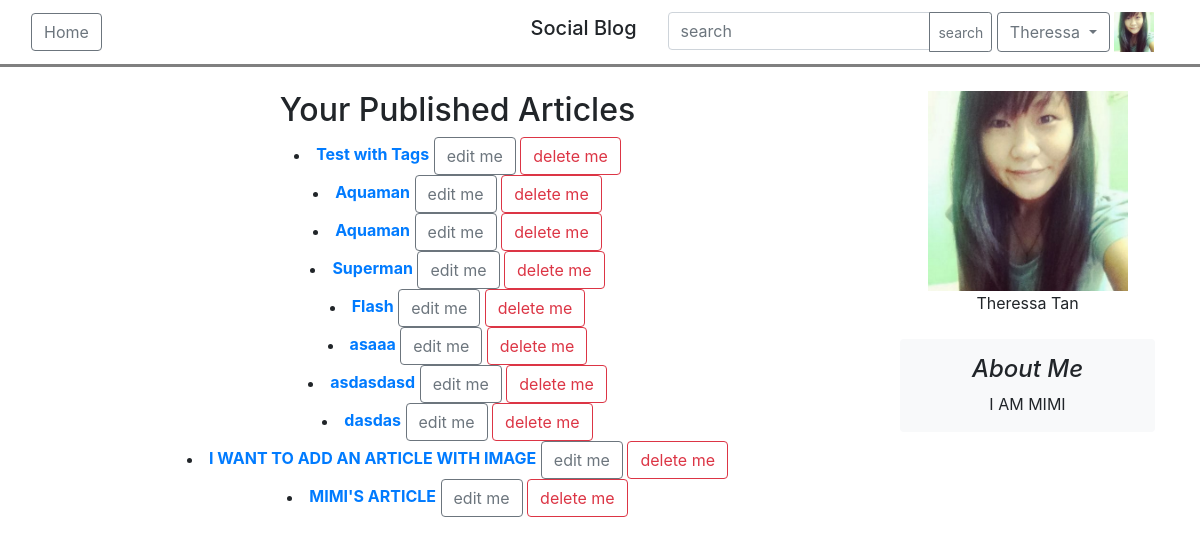
Page /article/15 (signed in) on the earlier database version.
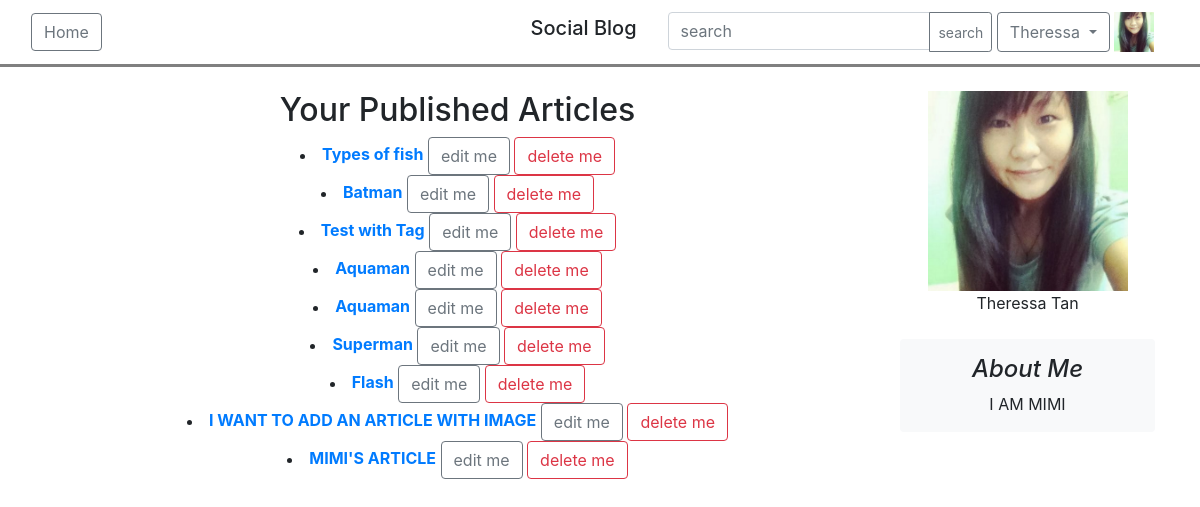
Same page on the later database version.
### users/models.py (models this page shows, shortened)
class User(AbstractBaseUser, PermissionsMixin):
    email = models.EmailField(('email address'), unique=True)
    firstname = models.CharField(('first name'), max_length=30, blank=True)
    lastname = models.CharField(('last name'), max_length=30, blank=True)
    about_me = models.TextField(('about me'), blank=True)
    date_joined = models.DateTimeField(('date joined'), auto_now_add=True)
    is_active = models.BooleanField(('active'), default=True)
    is_staff = models.BooleanField(('staff'), default=False)
    is_superuser = models.BooleanField(('superuser'), default=False)
    avatar = models.ImageField(upload_to='avatars/', null=True, blank=True, default='avatars/default.png')
    objects = UserManager()
    USERNAME_FIELD = 'email'
    REQUIRED_FIELDS = []
    class Meta:
        verbose_name = ('user')
        verbose_name_plural = ('users')
    def get_full_name(self):
        full_name = '%s %s' % (self.firstname, self.lastname)
        return full_name.strip()

### blog/models.py (models this page shows, shortened)
class Article(models.Model):
    title =  models.CharField(max_length = 200)
    description = models.TextField(null=True, blank=True)
    owner = models.ForeignKey(settings.AUTH_USER_MODEL, on_delete=models.CASCADE)
    date_published = models.DateTimeField(auto_now_add = True)
    date_modified = models.DateTimeField(auto_now = True)
    article_image = models.ImageField(upload_to='articleImage/', null=True, blank=True)
    is_featured = models.BooleanField(default=False)
    tags = TaggableManager(blank=True)

### blog/views.py (the view)
# urls.py: path('article/<int:user_id>', views.user_articles, name = "userarticle"),
def user_articles(request, user_id):
    user = User.objects.get(pk=user_id)
    form = Article.objects.filter(owner=user_id).order_by('-date_published')
    if request.user.is_authenticated:
        follow = UserFollowing.objects.filter(following=user, owner=request.user)
        return render(request, 'blog/userarticles.html', {'form': form, 'user':user, 'follow':follow})
    else:
        return render(request, 'blog/userarticles.html', {'form': form, 'user':user})

### templates/blog/userarticles.html (shortened to what this page needs)
{% extends 'base.html' %}
{% load widget_tweaks %}
{% load static %}
{% block switch %}
    {% if request.user.is_authenticated %}
    <div class="input-group ">
        <input type="text" class="form-control" placeholder="search" aria-label="search" >
        <div class="input-group-append">
            <button class="btn btn-outline-secondary btn-sm" type="button">search</button>
        </div>
    </div>
    <div class="btn-group">
        <button type="button" class="btn btn-outline-secondary dropdown-toggle" data-toggle="dropdown" aria-haspopup="true" aria-expanded="false">
            {% if request.user.firstname %}
                {{ request.user.firstname }}
            {% else %}
                {{ request.user.email }}
            {% endif %}
        </button>
    </div>
        <img src="{{ request.user.avatar.url }}" width="40" height="40"></img>
    {% else %}
        <a href="{% url 'users:login' %}" class="btn btn-outline-secondary"> Login </a>
    {% endif %}
{% endblock%}
{% block content %}
    <div class="container-fluid">
        <div>
            <div class="container">
                <div class="row">
                    <div class="col-md-9">
                    <div align="center">
                        {% if request.user.id != user.id %}
                            {% if user.firstname %}
                            <h2> {{user.get_full_name}}'s Articles </h2>
                            {% else %}
                                {{user.email}}'s Articles
                            {% endif %}
                        {% else %}
                            <h2>Your Published Articles</h2>
                        {% endif %}
                    </div>
                        {% if form %}
                            <div align="center">
                                {% for article in form %}
                                    <li>
                                        <a href="{% url 'blog:articledetails' article.id%}" ><b>{{article.title}}</b></a>
                                        {% if request.user.id == article.owner.id %}
                                            <a href="{% url 'blog:editarticle' article.id%}" class="btn btn-outline-secondary"> edit me </a>
                                            <button class="btn btn-outline-danger" type="button" data-toggle="modal" data-target="#deleteModal">delete me</button>
                                        {% endif %}
                                    </li>
                                {% endfor %}
                            </div>
                        {% endif %}
                    </div>
                    <div class="col-md-3">
                    <div align="center">
                        <img src="{{user.avatar.url}}" width="200px" height="200px">
                        <br/>
                        {% if user.firstname %}
                            {{user.get_full_name}}
                        {% else %}
                            {{user.email}}
                        {% endif %}
                        <br/>
                        <br/>
                        <div class="p-3 mb-3 bg-light rounded">
                            <h4 class="font-italic">About Me</h4>
                            <p class="mb-0">{{user.about_me}}</p>
                        </div>
                    </div>
                    </div>
                </div>
            </div>
        </div>
    </div>
{% endblock %}

### templates/base.html (shortened to what this page needs)
{% load static %}
{% load widget_tweaks %}
<!DOCTYPE html>
<html>
    <head>
        <link rel="stylesheet" href="https://maxcdn.bootstrapcdn.com/bootstrap/4.3.1/css/bootstrap.min.css">
        <link rel = "stylesheet" type = "text/css" href = "{% static 'users/style.css' %}">
    </head>
<body>
    <nav class="navbar navbar-expand-md" style="border-bottom: 3px solid gray;">
        <div class="container-fluid" >
            <div class="navbar-collapse collapse w-100 ">
                {% block home %}
                    <a href="{% url 'blog:homepage' %}" class="btn btn-outline-secondary">Home</a>
                {% endblock home %}
            </div>
            <div class="mx-auto order-0">
                <h1 class="navbar-brand"> Social Blog </h1>
            </div>
            <div class="container">
                <div class="navbar-collapse collapse w-100 ">
                    <div class="navbar-nav ml-auto">
                        {% block switch %}
                        {% endblock%}
                    </div>
                </div>
            </div>
        </div>
    </nav>
    <br>
    {% block content %}
    {% endblock %}
</body>
</html>

Differences in the rows shown:
removed Article: title "asaaa", shows "edit me"
removed Article: title "asdasdasd", shows "edit me"
removed Article: title "dasdas", shows "edit me"
added Article: title "Types of fish", shows "edit me"
added Article: title "Batman", shows "edit me"
changed Article: title "Test with Tags" → "Test with Tag"
